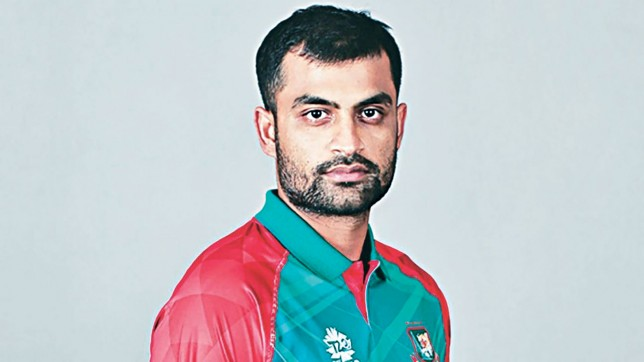
#> input picture Images/t.jpg, 644 x 362 px, found by its file name
$ python 'Ploting descriptive image.py'
#> lines starting #> are read from the running program, lines starting #| are printed output that depends on the picture
# -*- coding: utf-8 -*-
"""
Created on Wed Apr  7 21:50:13 2021

@author: Md.Abdullah
"""

from PIL import Image
from pylab import *

im=array(Image.open('J:\Digital-Image-Processing\Images/t.jpg'))
#> im is the input picture: shape (362, 644, 3); mean R, G, B 188.5, 196.1, 200.1
imshow(im)

x=[500,100,200,250]
y=[200,100,150,200]
plot(x,y,'r*')
plot(x,y,'ks:')
title("Ploting descriptive image")
show()
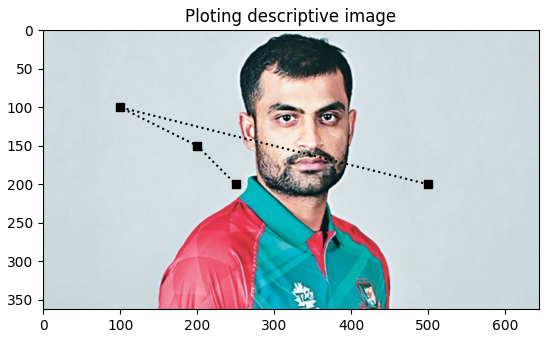
#> figure drawn by matplotlib, 1 panel
